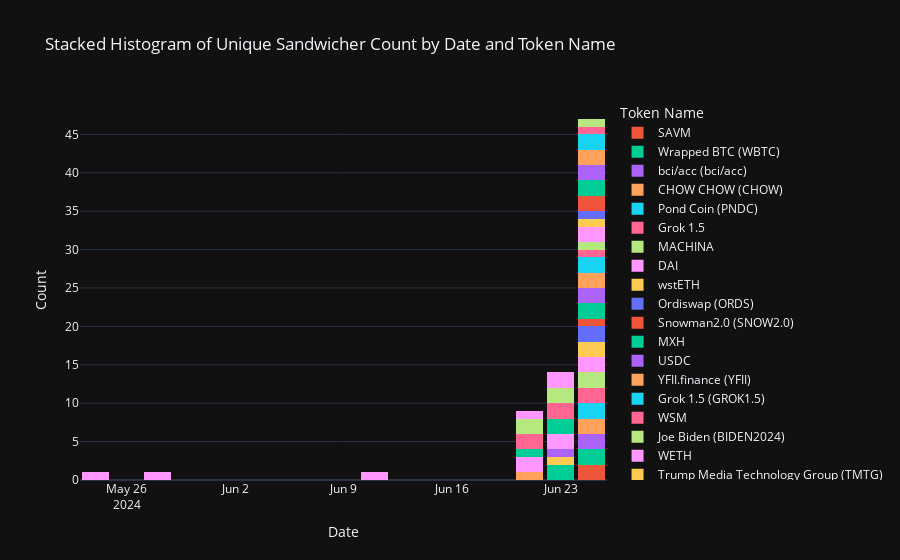

The code cell stored with this chart in its notebook:
### Markdown cell above
#### plot

### Code cell
import plotly.express as px
import warnings

with warnings.catch_warnings(record=True) as w:
    warnings.simplefilter("always") 

fig = px.histogram(
    merged_df,
    x="date",
    color="name",
    barmode="stack",
    nbins=20,
    title='Stacked Histogram of Unique Sandwicher Count by Date and Token Name',
    labels={
        'date': 'Date',
        'unique_sandwicher_count': 'Count',
        'name': 'Token Name'
    }
)

fig.update_layout(
    xaxis_title='Date',
    yaxis_title='Count',
    legend_title='Token Name',
    bargap=0.1,
    template='plotly_dark'
)

fig.show()

### Figure 1 — Plotly figure (JSON) as saved in the notebook; plotly's stock layout.template omitted (floating-point values rounded to 4 significant figures)
{"data": [{"alignmentgroup": "True", "bingroup": "x", "hovertemplate": "Token Name=SAVM<br>Date=%{x}<br>count=%{y}<extra></extra>", "legendgroup": "SAVM", "marker": {"color": "#EF553B", "pattern": {"shape": ""}}, "name": "SAVM", "nbinsx": 20, "offsetgroup": "SAVM", "orientation": "v", "showlegend": true, "type": "histogram", "x": ["2024-06-25T00:00:00", "2024-06-24T00:00:00"], "xaxis": "x", "yaxis": "y"}, {"alignmentgroup": "True", "bingroup": "x", "hovertemplate": "Token Name=Wrapped BTC (WBTC)<br>Date=%{x}<br>count=%{y}<extra></extra>", "legendgroup": "Wrapped BTC (WBTC)", "marker": {"color": "#00cc96", "pattern": {"shape": ""}}, "name": "Wrapped BTC (WBTC)", "nbinsx": 20, "offsetgroup": "Wrapped BTC (WBTC)", "orientation": "v", "showlegend": true, "type": "histogram", "x": ["2024-06-25T00:00:00", "2024-06-24T00:00:00", "2024-06-23T00:00:00", "2024-06-22T00:00:00"], "xaxis": "x", "yaxis": "y"}, {"alignmentgroup": "True", "bingroup": "x", "hovertemplate": "Token Name=bci/acc (bci/acc)<br>Date=%{x}<br>count=%{y}<extra></extra>", "legendgroup": "bci/acc (bci/acc)", "marker": {"color": "#ab63fa", "pattern": {"shape": ""}}, "name": "bci/acc (bci/acc)", "nbinsx": 20, "offsetgroup": "bci/acc (bci/acc)", "orientation": "v", "showlegend": true, "type": "histogram", "x": ["2024-06-25T00:00:00", "2024-06-24T00:00:00"], "xaxis": "x", "yaxis": "y"}, {"alignmentgroup": "True", "bingroup": "x", "hovertemplate": "Token Name=CHOW CHOW (CHOW)<br>Date=%{x}<br>count=%{y}<extra></extra>", "legendgroup": "CHOW CHOW (CHOW)", "marker": {"color": "#FFA15A", "pattern": {"shape": ""}}, "name": "CHOW CHOW (CHOW)", "nbinsx": 20, "offsetgroup": "CHOW CHOW (CHOW)", "orientation": "v", "showlegend": true, "type": "histogram", "x": ["2024-06-25T00:00:00", "2024-06-24T00:00:00"], "xaxis": "x", "yaxis": "y"}, {"alignmentgroup": "True", "bingroup": "x", "hovertemplate": "Token Name=Pond Coin (PNDC)<br>Date=%{x}<br>count=%{y}<extra></extra>", "legendgroup": "Pond Coin (PNDC)", "marker": {"color": "#19d3f3", "pattern": {"shape": ""}}, "name": "Pond Coin (PNDC)", "nbinsx": 20, "offsetgroup": "Pond Coin (PNDC)", "orientation": "v", "showlegend": true, "type": "histogram", "x": ["2024-06-25T00:00:00", "2024-06-24T00:00:00"], "xaxis": "x", "yaxis": "y"}, {"alignmentgroup": "True", "bingroup": "x", "hovertemplate": "Token Name=Grok 1.5<br>Date=%{x}<br>count=%{y}<extra></extra>", "legendgroup": "Grok 1.5", "marker": {"color": "#FF6692", "pattern": {"shape": ""}}, "name": "Grok 1.5", "nbinsx": 20, "offsetgroup": "Grok 1.5", "orientation": "v", "showlegend": true, "type": "histogram", "x": ["2024-06-25T00:00:00", "2024-06-24T00:00:00"], "xaxis": "x", "yaxis": "y"}, {"alignmentgroup": "True", "bingroup": "x", "hovertemplate": "Token Name=MACHINA<br>Date=%{x}<br>count=%{y}<extra></extra>", "legendgroup": "MACHINA", "marker": {"color": "#B6E880", "pattern": {"shape": ""}}, "name": "MACHINA", "nbinsx": 20, "offsetgroup": "MACHINA", "orientation": "v", "showlegend": true, "type": "histogram", "x": ["2024-06-25T00:00:00", "2024-06-24T00:00:00"], "xaxis": "x", "yaxis": "y"}, {"alignmentgroup": "True", "bingroup": "x", "hovertemplate": "Token Name=DAI<br>Date=%{x}<br>count=%{y}<extra></extra>", "legendgroup": "DAI", "marker": {"color": "#FF97FF", "pattern": {"shape": ""}}, "name": "DAI", "nbinsx": 20, "offsetgroup": "DAI", "orientation": "v", "showlegend": true, "type": "histogram", "x": ["2024-06-25T00:00:00", "2024-06-24T00:00:00"], "xaxis": "x", "yaxis": "y"}, {"alignmentgroup": "True", "bingroup": "x", "hovertemplate": "Token Name=wstETH<br>Date=%{x}<br>count=%{y}<extra></extra>", "legendgroup": "wstETH", "marker": {"color": "#FECB52", "pattern": {"shape": ""}}, "name": "wstETH", "nbinsx": 20, "offsetgroup": "wstETH", "orientation": "v", "showlegend": true, "type": "histogram", "x": ["2024-06-25T00:00:00", "2024-06-24T00:00:00", "2024-06-23T00:00:00"], "xaxis": "x", "yaxis": "y"}, {"alignmentgroup": "True", "bingroup": "x", "hovertemplate": "Token Name=Ordiswap (ORDS)<br>Date=%{x}<br>count=%{y}<extra></extra>", "legendgroup": "Ordiswap (ORDS)", "marker": {"color": "#636efa", "pattern": {"shape": ""}}, "name": "Ordiswap (ORDS)", "nbinsx": 20, "offsetgroup": "Ordiswap (ORDS)", "orientation": "v", "showlegend": true, "type": "histogram", "x": ["2024-06-25T00:00:00", "2024-06-24T00:00:00"], "xaxis": "x", "yaxis": "y"}, {"alignmentgroup": "True", "bingroup": "x", "hovertemplate": "Token Name=Snowman2.0 (SNOW2.0)<br>Date=%{x}<br>count=%{y}<extra></extra>", "legendgroup": "Snowman2.0 (SNOW2.0)", "marker": {"color": "#EF553B", "pattern": {"shape": ""}}, "name": "Snowman2.0 (SNOW2.0)", "nbinsx": 20, "offsetgroup": "Snowman2.0 (SNOW2.0)", "orientation": "v", "showlegend": true, "type": "histogram", "x": ["2024-06-25T00:00:00"], "xaxis": "x", "yaxis": "y"}, {"alignmentgroup": "True", "bingroup": "x", "hovertemplate": "Token Name=MXH<br>Date=%{x}<br>count=%{y}<extra></extra>", "legendgroup": "MXH", "marker": {"color": "#00cc96", "pattern": {"shape": ""}}, "name": "MXH", "nbinsx": 20, "offsetgroup": "MXH", "orientation": "v", "showlegend": true, "type": "histogram", "x": ["2024-06-25T00:00:00", "2024-06-24T00:00:00"], "xaxis": "x", "yaxis": "y"}, {"alignmentgroup": "True", "bingroup": "x", "hovertemplate": "Token Name=USDC<br>Date=%{x}<br>count=%{y}<extra></extra>", "legendgroup": "USDC", "marker": {"color": "#ab63fa", "pattern": {"shape": ""}}, "name": "USDC", "nbinsx": 20, "offsetgroup": "USDC", "orientation": "v", "showlegend": true, "type": "histogram", "x": ["2024-06-25T00:00:00", "2024-06-24T00:00:00", "2024-06-22T00:00:00"], "xaxis": "x", "yaxis": "y"}, {"alignmentgroup": "True", "bingroup": "x", "hovertemplate": "Token Name=YFII.finance (YFII)<br>Date=%{x}<br>count=%{y}<extra></extra>", "legendgroup": "YFII.finance (YFII)", "marker": {"color": "#FFA15A", "pattern": {"shape": ""}}, "name": "YFII.finance (YFII)", "nbinsx": 20, "offsetgroup": "YFII.finance (YFII)", "orientation": "v", "showlegend": true, "type": "histogram", "x": ["2024-06-25T00:00:00", "2024-06-24T00:00:00", "2024-06-20T00:00:00"], "xaxis": "x", "yaxis": "y"}, {"alignmentgroup": "True", "bingroup": "x", "hovertemplate": "Token Name=Grok 1.5 (GROK1.5)<br>Date=%{x}<br>count=%{y}<extra></extra>", "legendgroup": "Grok 1.5 (GROK1.5)", "marker": {"color": "#19d3f3", "pattern": {"shape": ""}}, "name": "Grok 1.5 (GROK1.5)", "nbinsx": 20, "offsetgroup": "Grok 1.5 (GROK1.5)", "orientation": "v", "showlegend": true, "type": "histogram", "x": ["2024-06-25T00:00:00", "2024-06-24T00:00:00"], "xaxis": "x", "yaxis": "y"}, {"alignmentgroup": "True", "bingroup": "x", "hovertemplate": "Token Name=WSM<br>Date=%{x}<br>count=%{y}<extra></extra>", "legendgroup": "WSM", "marker": {"color": "#FF6692", "pattern": {"shape": ""}}, "name": "WSM", "nbinsx": 20, "offsetgroup": "WSM", "orientation": "v", "showlegend": true, "type": "histogram", "x": ["2024-06-25T00:00:00"], "xaxis": "x", "yaxis": "y"}, {"alignmentgroup": "True", "bingroup": "x", "hovertemplate": "Token Name=Joe Biden (BIDEN2024)<br>Date=%{x}<br>count=%{y}<extra></extra>", "legendgroup": "Joe Biden (BIDEN2024)", "marker": {"color": "#B6E880", "pattern": {"shape": ""}}, "name": "Joe Biden (BIDEN2024)", "nbinsx": 20, "offsetgroup": "Joe Biden (BIDEN2024)", "orientation": "v", "showlegend": true, "type": "histogram", "x": ["2024-06-25T00:00:00"], "xaxis": "x", "yaxis": "y"}, {"alignmentgroup": "True", "bingroup": "x", "hovertemplate": "Token Name=WETH<br>Date=%{x}<br>count=%{y}<extra></extra>", "legendgroup": "WETH", "marker": {"color": "#FF97FF", "pattern": {"shape": ""}}, "name": "WETH", "nbinsx": 20, "offsetgroup": "WETH", "orientation": "v", "showlegend": true, "type": "histogram", "x": ["2024-06-25T00:00:00", "2024-06-24T00:00:00", "2024-06-23T00:00:00", "2024-06-22T00:00:00", "2024-06-21T00:00:00", "2024-06-20T00:00:00", "2024-06-11T00:00:00", "2024-05-28T00:00:00", "2024-05-24T00:00:00"], "xaxis": "x", "yaxis": "y"}, {"alignmentgroup": "True", "bingroup": "x", "hovertemplate": "Token Name=Trump Media Technology Group (TMTG)<br>Date=%{x}<br>count=%{y}<extra></extra>", "legendgroup": "Trump Media Technology Group (TMTG)", "marker": {"color": "#FECB52", "pattern": {"shape": ""}}, "name": "Trump Media Technology Group (TMTG)", "nbinsx": 20, "offsetgroup": "Trump Media Technology Group (TMTG)", "orientation": "v", "showlegend": true, "type": "histogram", "x": ["2024-06-25T00:00:00"], "xaxis": "x", "yaxis": "y"}, {"alignmentgroup": "True", "bingroup": "x", "hovertemplate": "Token Name=SNOW<br>Date=%{x}<br>count=%{y}<extra></extra>", "legendgroup": "SNOW", "marker": {"color": "#636efa", "pattern": {"shape": ""}}, "name": "SNOW", "nbinsx": 20, "offsetgroup": "SNOW", "orientation": "v", "showlegend": true, "type": "histogram", "x": ["2024-06-25T00:00:00"], "xaxis": "x", "yaxis": "y"}, {"alignmentgroup": "True", "bingroup": "x", "hovertemplate": "Token Name=GAMEE (GMEE)<br>Date=%{x}<br>count=%{y}<extra></extra>", "legendgroup": "GAMEE (GMEE)", "marker": {"color": "#EF553B", "pattern": {"shape": ""}}, "name": "GAMEE (GMEE)", "nbinsx": 20, "offsetgroup": "GAMEE (GMEE)", "orientation": "v", "showlegend": true, "type": "histogram", "x": ["2024-06-25T00:00:00", "2024-06-24T00:00:00"], "xaxis": "x", "yaxis": "y"}, {"alignmentgroup": "True", "bingroup": "x", "hovertemplate": "Token Name=USDT<br>Date=%{x}<br>count=%{y}<extra></extra>", "legendgroup": "USDT", "marker": {"color": "#00cc96", "pattern": {"shape": ""}}, "name": "USDT", "nbinsx": 20, "offsetgroup": "USDT", "orientation": "v", "showlegend": true, "type": "histogram", "x": ["2024-06-25T00:00:00", "2024-06-24T00:00:00", "2024-06-23T00:00:00", "2024-06-22T00:00:00", "2024-06-20T00:00:00"], "xaxis": "x", "yaxis": "y"}, {"alignmentgroup": "True", "bingroup": "x", "hovertemplate": "Token Name=&#120143; Payments <br>Date=%{x}<br>count=%{y}<extra></extra>", "legendgroup": "&#120143; Payments ", "marker": {"color": "#ab63fa", "pattern": {"shape": ""}}, "name": "&#120143; Payments ", "nbinsx": 20, "offsetgroup": "&#120143; Payments ", "orientation": "v", "showlegend": true, "type": "histogram", "x": ["2024-06-25T00:00:00", "2024-06-24T00:00:00"], "xaxis": "x", "yaxis": "y"}, {"alignmentgroup": "True", "bingroup": "x", "hovertemplate": "Token Name=TROLL<br>Date=%{x}<br>count=%{y}<extra></extra>", "legendgroup": "TROLL", "marker": {"color": "#FFA15A", "pattern": {"shape": ""}}, "name": "TROLL", "nbinsx": 20, "offsetgroup": "TROLL", "orientation": "v", "showlegend": true, "type": "histogram", "x": ["2024-06-25T00:00:00", "2024-06-24T00:00:00"], "xaxis": "x", "yaxis": "y"}, {"alignmentgroup": "True", "bingroup": "x", "hovertemplate": "Token Name=Xpayments<br>Date=%{x}<br>count=%{y}<extra></extra>", "legendgroup": "Xpayments", "marker": {"color": "#19d3f3", "pattern": {"shape": ""}}, "name": "Xpayments", "nbinsx": 20, "offsetgroup": "Xpayments", "orientation": "v", "showlegend": true, "type": "histogram", "x": ["2024-06-25T00:00:00", "2024-06-24T00:00:00"], "xaxis": "x", "yaxis": "y"}, {"alignmentgroup": "True", "bingroup": "x", "hovertemplate": "Token Name=Moka (MOKA)<br>Date=%{x}<br>count=%{y}<extra></extra>", "legendgroup": "Moka (MOKA)", "marker": {"color": "#FF6692", "pattern": {"shape": ""}}, "name": "Moka (MOKA)", "nbinsx": 20, "offsetgroup": "Moka (MOKA)", "orientation": "v", "showlegend": true, "type": "histogram", "x": ["2024-06-24T00:00:00", "2024-06-23T00:00:00", "2024-06-22T00:00:00", "2024-06-21T00:00:00", "2024-06-20T00:00:00"], "xaxis": "x", "yaxis": "y"}, {"alignmentgroup": "True", "bingroup": "x", "hovertemplate": "Token Name=NCAT<br>Date=%{x}<br>count=%{y}<extra></extra>", "legendgroup": "NCAT", "marker": {"color": "#B6E880", "pattern": {"shape": ""}}, "name": "NCAT", "nbinsx": 20, "offsetgroup": "NCAT", "orientation": "v", "showlegend": true, "type": "histogram", "x": ["2024-06-24T00:00:00", "2024-06-23T00:00:00", "2024-06-22T00:00:00", "2024-06-21T00:00:00", "2024-06-20T00:00:00"], "xaxis": "x", "yaxis": "y"}, {"alignmentgroup": "True", "bingroup": "x", "hovertemplate": "Token Name=Dope (DOPE)<br>Date=%{x}<br>count=%{y}<extra></extra>", "legendgroup": "Dope (DOPE)", "marker": {"color": "#FF97FF", "pattern": {"shape": ""}}, "name": "Dope (DOPE)", "nbinsx": 20, "offsetgroup": "Dope (DOPE)", "orientation": "v", "showlegend": true, "type": "histogram", "x": ["2024-06-23T00:00:00", "2024-06-22T00:00:00", "2024-06-20T00:00:00"], "xaxis": "x", "yaxis": "y"}], "layout": {"autosize": true, "bargap": 0.1, "barmode": "stack", "legend": {"title": {"text": "Token Name"}, "tracegroupgap": 0}, "title": {"text": "Stacked Histogram of Unique Sandwicher Count by Date and Token Name"}, "xaxis": {"anchor": "y", "autorange": true, "domain": [0, 1], "range": ["2024-05-23", "2024-06-26"], "title": {"text": "Date"}, "type": "date"}, "yaxis": {"anchor": "x", "autorange": true, "domain": [0, 1], "range": [0, 49.47], "title": {"text": "Count"}}}}
